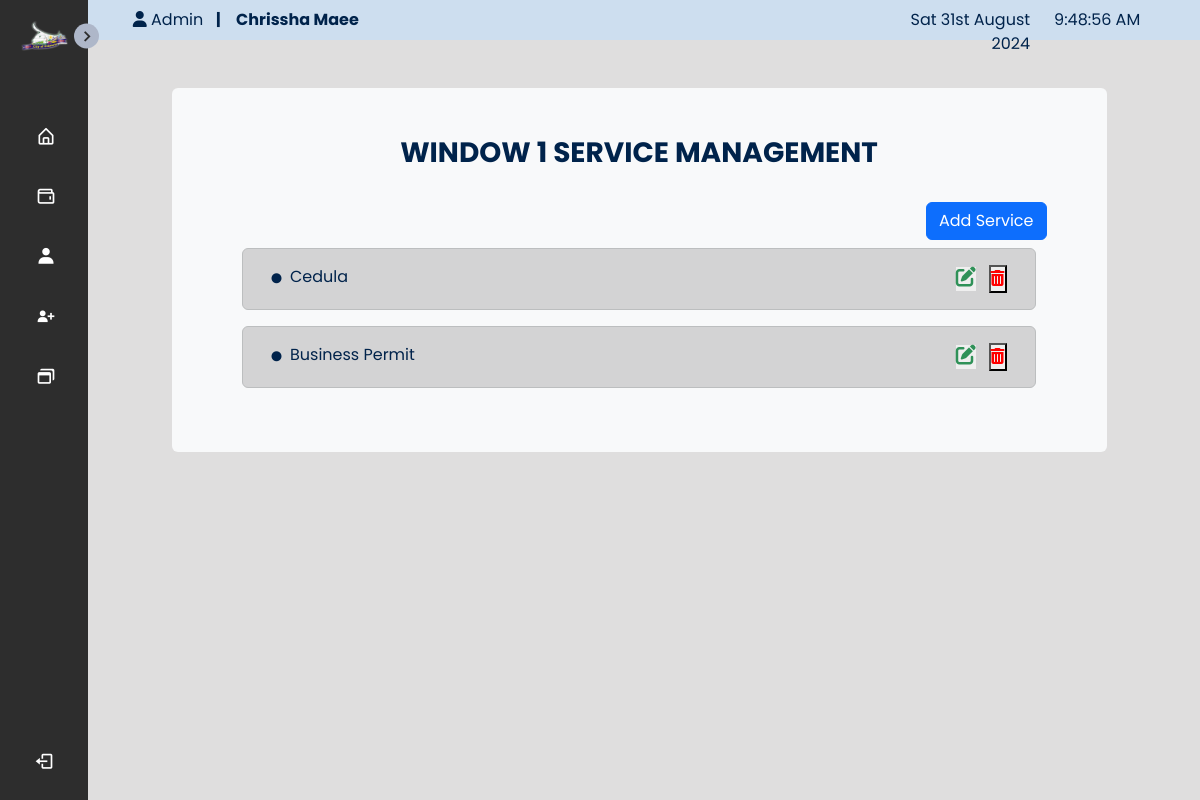
The app's page /admin/window_service.php?windowid=1 (signed in) with its own data.
### tables this page shows
CREATE TABLE `window` (
  `window_id` int(11) NOT NULL,
  `window_name` varchar(50) NOT NULL,
  `window_desc` text NOT NULL,
  `processor_id` int(11) NOT NULL,
  `w_status` int(11) NOT NULL DEFAULT 1 COMMENT '0=inactive, 1=active'
);

CREATE TABLE `transaction_windows` (
  `transwindow_id` int(30) NOT NULL,
  `service_id` int(30) NOT NULL,
  `window_id` int(11) NOT NULL
);

CREATE TABLE `service` (
  `service_id` int(11) NOT NULL,
  `service_name` varchar(50) NOT NULL,
  `service_desc` text NOT NULL
);

### admin/window_service.php (the view, shortened to what this page needs)
<?php
require '../config.php';
$windowID = $_GET['windowid'];
?>
<!DOCTYPE html>
<html lang="en">
<head>
    <?php include('../inc/header.php'); ?>
    <link rel="stylesheet" href="../css/AdminStyle.css">
</head>
<body>
    <?php include('../inc/admin_navbar.php');
    ?>
    <section class="home">
        <div class="cont">
            <?php include('admin_bar.php'); ?>
            <div class="col-10 mx-auto my-5 bg-light rounded">
                <div class="col-sm-12 mx-auto p-5">
                    <?php
                    $sql = "select * FROM window WHERE window_id=$windowID";
                    $dataset = $connect->query($sql) or die("Error query");
                    if (mysqli_num_rows($dataset) > 0) {
                        while ($data = $dataset->fetch_array()) {
                            $window_name = $data[1];
                    ?>
                            <center>
                                <h3><b><?php echo strtoupper($window_name); ?> SERVICE MANAGEMENT</h3></b>
                            </center>
                            <br>
                            <div class="row mx-auto">
                                <div class="col-sm-6 mb-2">
                                </div>
                                <div class="col-sm-6 mb-2" align="right">
                                    <button type="button" class="btn btn-primary" data-bs-toggle="modal" data-bs-target="#staticBackdrop">Add Service</button>
                                </div>
                            </div>
                    <?php $query = "select transaction_windows.*, service.service_name FROM service, transaction_windows WHERE transaction_windows.service_id=service.service_id AND window_id= $windowID";
                            $dataset1 = $connect->query($query) or die("Error query");
                            echo ' <div class="col-11 mx-auto"> ';
                            if (mysqli_num_rows($dataset1) > 0) {
                                while ($row = $dataset1->fetch_array()) {
                                    echo '<div class="alert alert-dark row">
                                    <div class="col-8"><i style="font-size:10px;"class="fa-solid fa-circle"></i>&nbsp;&nbsp;' . $row[3] . '</div>';
                                    echo "<div class=\"col-4\"><div style=\"text-align: right;\">  <button type='button' id='update' class='eme'  style=' border: none; background-color: none;' data-id='$row[0]' data-serviceid='$row[1]' data-windowid='$row[2]'class='btn btn-success'><i  input type=\"edit\" class=\"fa-solid fa-pen-to-square\" style=\"font-size:20px;color:#2f9158;\"></i></button>
                                    &nbsp; <button type='button' class='delete' data-id='$row[0]'> <i  input type=\"submit\"  class=\"fas fa-trash-alt\" style=\"color:red;\"></i> </button>
                                    </div></div>";
                                    echo '</div>';
                                }
                            } else {
                                echo "<center><b>No Service Assigned Yet</b></center>";
                            }
                            echo '</div></div>';
                        }
                    } else {
                        echo '<div class="alert alert-danger" role="alert">
                   <center>No Record of the Window from the database</center>
                      </div>';
                        header('Location: admin_manage_window.php');
                    }
                    ?>
                </div>
            </div>
    </section>
    <br><br>
    <br><br>
</body>
</html>

### css/adminstyle.css (style rules this page uses)
* { margin: 0; padding: 0; box-sizing: border-box; font-family: 'Poppins'; color: #00234B; }
:root { --body-color: #dfdede; --sidebar-color: #2D2D2D; --primary-color: #aeb7c9; --primary-color-light: #F6F5FF; --toggle-color: rgb(202, 198, 198); --text-color: #ffffff; --tran-03: all 0.2s ease; --tran-03: all 0.3s ease; --tran-04: all 0.3s ease; --tran-05: all 0.3s ease; }
body { height: auto; background-color: var(--body-color); transition: var(--tran-05); }
.home { position: absolute; top: 0; top: 0; left: 250px; height: auto; width: calc(100% - 250px); background-color: var(--body-color); transition: var(--tran-05); }
.sidebar.close~.home { left: 78px; height: 100vh; width: calc(100% - 78px); }
.cont { background-color: #dfdede; height: auto; width: auto; padding-bottom: 40px; }

### records on screen
window: window_name "WINDOW 1"
transaction_windows: service.service_name "Cedula"
transaction_windows: service.service_name "Business Permit"

### other values on screen
$_SESSION['admin']['u_name'] "Chrissha Maee"
